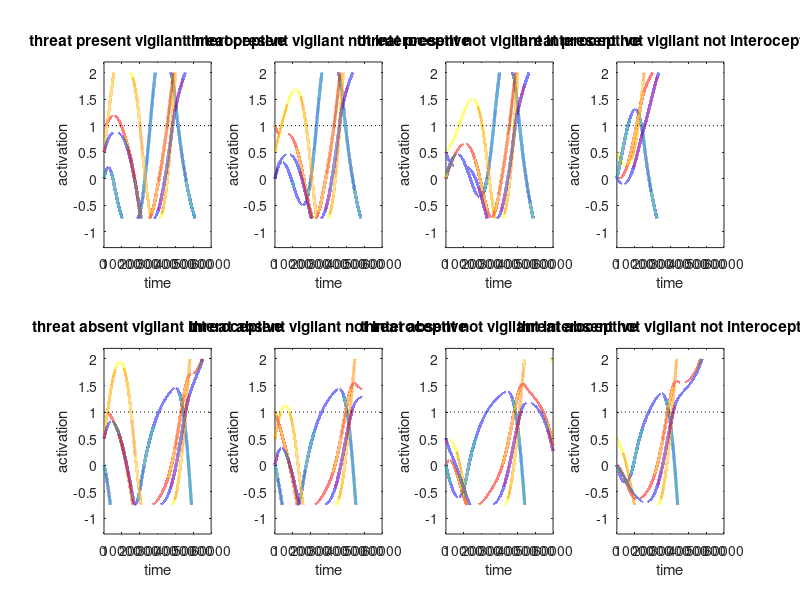

This chart was generated by the following MATLAB code:
function tstats=bada_nn_1999_2(psychstates,graphics)
% conceptual model to show why / how we shut down
% conceptual mechanisms
%   we don't like internal or external pain
%   so we are vigilant for external pain until the internal pain of it becomes too much
%      and we shut down internal pain / experience

if nargin<1, psychstates={'wellregulated'}; end
if nargin<2, graphics=1; end

if ~iscell(psychstates)
  psychstates={psychstates};
end

%comment

global gwmat gstartstate ginstates typetest;

tstats.psychstates=psychstates;
%%%%%%%%%%%%%%%%%%%%%%%%%%%%%%%%%%%%%%%%%%%%%%%%%%%%%%%%
%% initialize the network for healthy and ruminative and BADA people
nodenames={'threat','vigilance','avoidance','interoceptive'};
tstats.nodenames=nodenames;
% over the diagonal is feed forward
% under the diagonal is feed backward
%healthywmat=[ 1        .5        0        0   ;   % external threat
%              0         1       .5        0   ;   % Salience/vigilance/rum
%	          -1       -.5        1        0   ;   % avoidance/control
%              0        .5        0.3      1  ];   % interoception

momentum=.001;
timelimit=60000;
stimtime=60000;
% noisemag=0;
noisemag=0.000015;
%decvec=[0 -.0002 -.0002 0]; % natural decay in absence of stimuli
decvec=[0 0 0 0];
%noisemag=0.0001; % tiny noise completely changes the network - adds threat
                  % where there is none

%%%%%%%%%%%%%%%%%%%%%%%%%%%%%%%%%%%%%%%%%%%%%%%%%%%%%%%%%%%%%%%%
%% states we will model

% where we start - there should be eight combinations of possible scenarios
% because we have three different variables: so 2^3 = 8

startstate=[0  1  0.5  0.5 ; % threat present vigilant int
 	        0  1  0.5  0   ; % threat present vigilant not int
	        0  0  0.5  0.5 ; % threat present not vigilant int
	        0  0  0.5    0 ; % threat present not vigilant not int
            0  1  0.5  0.5 ; % threat absent vigilant int
	        0  1  0.5    0 ; % threat absent vigilant not int
            0  0  0.5  0.5 ; % threat absent not vigilant int
            0  0  0.5    0 ]; % threat absent not vigilant not int

instates=[.1 0 0 0 ; % threat present vigilant int
	      .1 0 0 0 ; % threat present vigilant not int
	      .1 0 0 0 ; % threat present not vigilant int
	      .1 0 0 0 ; % threat present vigilant
           0 0 0 0 ; % threat present not vigilant not int
	       0 0 0 0 ; % threat absent vigilant int
           0 0 0 0 ; % threat absent not vigilant int
           0 0 0 0 ]; % threat absent not vigilant not int

% used to denote what type of stimulus user is presented...
% criticism indicates that they will recieve threat at beginning and
% halfway through recording


% PROBLEM: Originally, if type='criticism' there would be an addition of
% criticism vector just at time=1 and time = 30000. However, in the fMRI
% study, criticism was presented for 18 scans, then 18 of rest, then 18
% criticism, then 18scans rest. So criticism vector should be added for
% time = [1,15000] and time= [30000,45000]. 

type = 'standard';

% where we start
% startstate=[0  0  0.5  0.5 ; % threat absent not vigilant w int
%  	        0  0  0.5  0.5 ; % threat present not vigilant w int
% 	        0  1  0.5  0.5 ; % threat absent vigilant w int
% 	        0  1  0.5    0 ; % threat present vigilant w/o int
%             0  0  0.5    0 ; % threat absent vigilant w/o int
% 	        0  0  0.5    0 ]; % threat present vigilant w/o int

% what comes in
% instates= [0 0 0 0 ; % threat absent not vigilant
% 	      .1 0 0 0 ; % threat present not vigilant
% 	       0 0 0 0 ; % threat absent vigilant
% 	      .1 0 0 0 ; % threat present vigilant
%            0 0 0 0 ; % threat absent vigilant
% 	      .1 0 0 0 ]; % threat present vigilant


instatenames={'threat present vigilant interoceptive','threat present vigilant not interoceptive','threat present not vigilant interoceptive','threat present not vigilant not interoceptive', 'threat absent vigilant interoceptive', 'threat absent vigilant not interoceptive','threat absent not vigilant interoceptive', 'threat absent not vigilant not interoceptive'};
%%%%%%%%%%%%%%%%%%%%%%%%%%%%%%%%%%%%%%%%%%%%%%%%%%%%%%%
wthreatthreat=[1 1];
wthreatvigilance=[1 2];
wthreatavoid=[1 3];
wvigilancethreat=[2 1];
wvigilancevigilance=[2 2];
wvigilanceavoid=[2 3];
wavoidthreat=[3 1];
wavoidvigilance=[3 2];
wavoidavoid=[3 3];
        % TO THESE NETWORKS
wmat=[  .9        .15        0       0   ;   % external threat
   	     0         .9      .25      .25   ;   % vigilance/salience       % FROM THESE NETWORKS
	  -.25       -.04       .9    -.1   ;   % avoidance/control
         0        .25       .15     .9  ];   % interoception

% startstate = 0.1 * startstate;
% wmat = 0.1 * wmat;
     
% wmat = [3.70145616563835,0.136906283054430,0.0115174868162189,-0.0294855359910754;
% -0.00988584731411681,-1.71513363284323,5.19167529558525,6.51258811638633;
% -0.0539579351498396,0.430802569672914,-9.33536831616034,1.29183903769569;
% 0.0267840673917464,1.68446897618756,2.38239390778934,-4.37898982259990];

for statenum=1:length(psychstates)
  statetouse=psychstates{statenum};
  switch statetouse
   case 'reactive'
    % clearly that is fairly extreme
    % suppose we want sustained low level vigilance, just enough control
    wmat(1,2)=.6; % increase threat-vigilance
   case 'depressed' % low prefrontal inhibition
    wmat(2,3)=.05; % decrease vigilance->avoidance
   case 'ruminative'
    wmat(2,2)=1; % increase autoconnectivity of vigilance
   case 'avoidant'
    wmat(2,3)=.4;
   case 'noisy' % same as reactive but with noise
    noisemag=.00005;
   case 'lowperceive'
    wmat(1,2)=.015;
   case 'lowvigilant'
    wmat(2,2)=.5;
   case 'overcontrol'
    wmat(2,3)=.4;
   case 'wellregulated'
   case 'useglobals'
    wmat=gwmat; startstate=gstartstate; instates=ginstates; type = typetest;
  end
end

tstats.wmat=wmat;



%%%%%%%%%%%%%%%%%%%%%%%%%%%%%%%%%%%%%%%%%%%%%%%%%%%%%%%%%%
%% Show the network's behavior


% healthy matrix
if graphics, figure(1); clf; end
for instate=1:size(instates,1)
  percept=squeeze(3.*momentum.*instates(instate,:));
  noisevec=noisemag.*(randn(1,length(percept))-.5);
  invec(1,:)=startstate(instate,:);
  for time=2:timelimit
    if time==(stimtime/2) && (strcmp(type,'criticism'))
        criticism = [0.1 0 0 0];
        disp(slimit(decvec+noisevec+percept+(1-momentum).*invec(time-1,:)+(momentum.*((wmat'*invec(time-1,:)'))')))
        disp(slimit(decvec+noisevec+percept+(1-momentum).*invec(time-1,:)+(momentum.*((wmat'*invec(time-1,:)'))') + momentum.*criticism))
        invec(time,:)=slimit(decvec+noisevec+percept+(1-momentum).*invec(time-1,:)+(momentum.*((wmat'*invec(time-1,:)'))') + momentum.*criticism);
    elseif time<stimtime
      invec(time,:)=slimit(decvec+noisevec+percept+(1-momentum).*invec(time-1,:)+(momentum.*((wmat'*invec(time-1,:)'))'));
    else
      invec(time,:)=slimit(decvec+noisevec+(1-momentum).*invec(time-1,:)+(momentum.*((wmat'*invec(time-1,:)'))'));
    end
  end
  if graphics
    subplot(2,4,instate);
    plotinvec(invec,timelimit);
    title(instatenames{instate});
    allinvecs(instate,:,:)=invec;
  end
  % rows of proptime are the different possible states('no threat vigilant
  % interoceptive', etc.). Columns are each network (executive, interoceptive, etc) 
  for nodenum=1:size(invec,2)
    tstats.proptime0(instate,nodenum)=length(find(invec(:,nodenum)==0))./size(invec,1); %proportion of time in 0
    tstats.proptime1(instate,nodenum)=length(find(invec(:,nodenum)>1))./size(invec,1); % proportion of time in 1
    tstats.proptime2(instate,nodenum)=length(find(invec(:,nodenum)==2))./size(invec,1); % proportion of time at 2
    tstats.AUC(instate,nodenum)=sum(invec(:,nodenum))./size(invec,1);
  end
  
end
%legend(nodenames);
tstats.invec=invec;
%%%%%%%%%%%%%%%%%%%%%%%%%%%%%%%%%%%%%%
% implementing hard limit in which there is a high upper threshold on activation in the model
% and a low limit on negative activation (inhibition). This is neurally feasible as it represents 
% neural systems in which there is a low basal firing rate which can decrease somewhat but once a 
% neuron stops firing there is nowhere lower for it to go


function[logval]=slimit(x,thresh,negthresh) 
if nargin<2, thresh=2; end
if nargin<3, negthresh=-0.75; end % was -.75
logval=min(max(x,negthresh),thresh);


%%%%%%%%%%%%%%%%%%%%%%%%%%%%%%%%%%%%%%%
% function that plots out the network
function plotinvec(net,timelimit)
if nargin<2, timelimit=size(net,2); end
h=plot(net);
set(h,'LineWidth',2.14);
xlabel('time');
ylabel('activation');
hold on
plot([0 timelimit],[1 1],'k:');
% axis([0 timelimit -.2 2.2]);
axis([0 timelimit -1.3 2.2]);
